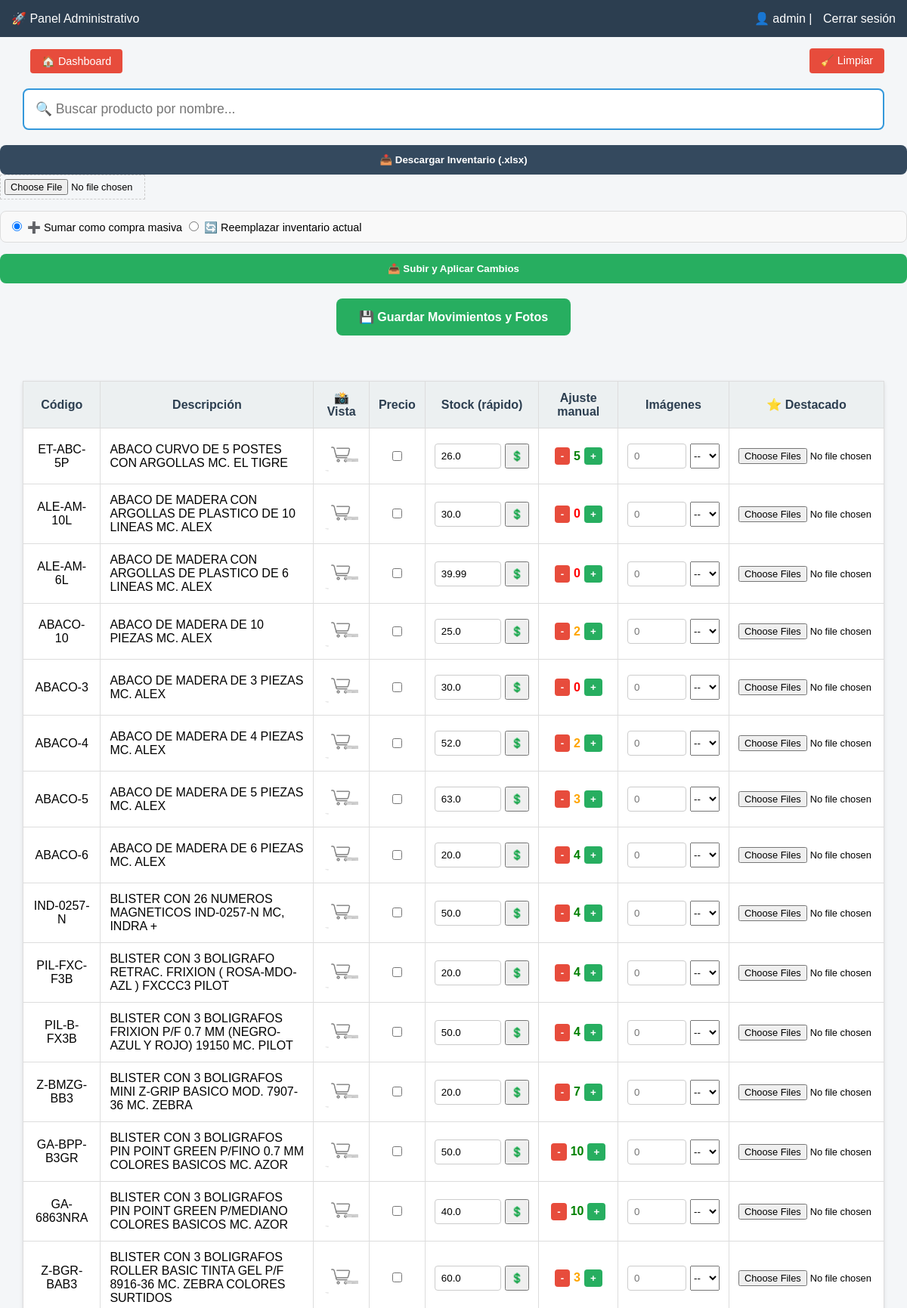
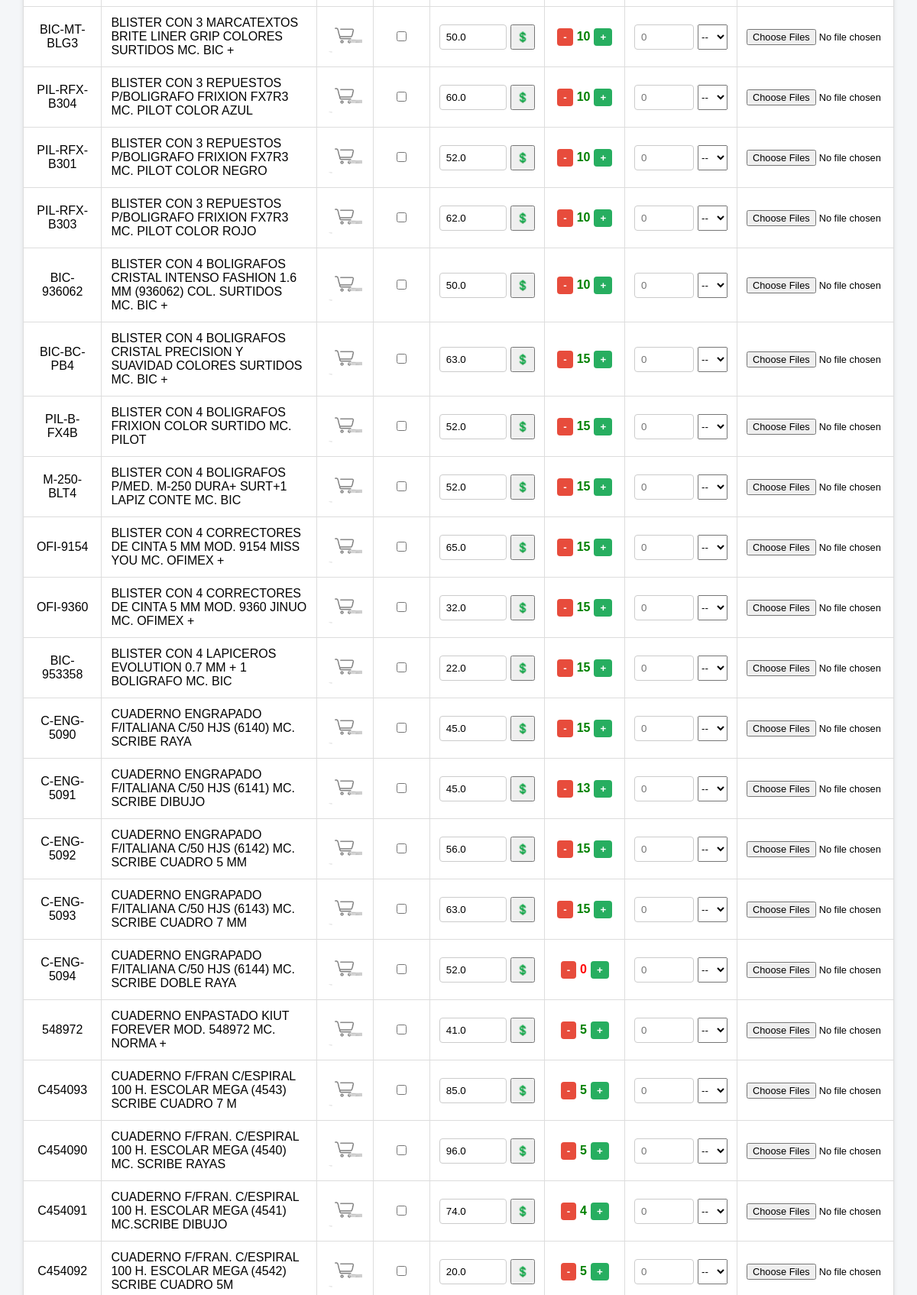
The page /admin/productos (signed in, upper part) on the database its author committed (2 pictures, top to bottom).
### tables this page shows
CREATE TABLE DATOS_PAPELERIA (
            id INTEGER PRIMARY KEY AUTOINCREMENT,
            codigo TEXT UNIQUE,
            descripcion TEXT,
            inventario INTEGER DEFAULT 0,
            precio REAL
        , destacado INTEGER DEFAULT 0);

### app.py (the view, shortened to what this page needs)
@app.route("/admin/productos", methods=["GET", "POST"])
@login_required
def admin_productos():
    conn = get_db_connection()
    productos = conn.execute("SELECT * FROM DATOS_PAPELERIA ORDER BY descripcion").fetchall()
    conn.close()
    return render_template("admin_productos.html", productos=productos)

### app.py (called while the page is built)
def get_db_connection():
    conn = sqlite3.connect(DB_PATH)
    conn.row_factory = sqlite3.Row
    return conn

def login_required(f):
    @wraps(f)
    def decorated_function(*args, **kwargs):
        if not session.get("admin_logueado"):
            return redirect(url_for("admin_login"))
        return f(*args, **kwargs)
    return decorated_function

@app.context_processor
def inject_config():
    try:
        conn = get_db_connection()
        conn.row_factory = sqlite3.Row
        config = conn.execute("SELECT * FROM configuracion WHERE id = 1").fetchone()
        conn.close()
        if config:
            return {'config': config}
        else:
            return {'config': {'nombre_negocio': 'papeleria', 'logo': 'logo.png'}}
    except Exception as e:
        print(f"Error en inject_config: {e}")
        return {'config': {}}

### templates/admin_productos.html (shortened to what this page needs)
<!DOCTYPE html>
<html lang="es">
<head>
</head>
<body>
<div class="header">
    <div>🚀 Panel Administrativo </div>
    <div>
        {% if session.get('admin_logueado') %}
            <span>👤 {{ session.get('admin_usuario') }} | </span>
            <a href="{{ url_for('admin_logout') }}">Cerrar sesión</a>
        {% endif %}
    </div>
</div>
<div class="top-nav">
    <div class="nav-left">
        <a href="{{ url_for('admin_dashboard') }}">🏠 Dashboard</a>
    </div>
    <a href="{{ url_for('ruta_limpiar_imagenes') }}"
       onclick="return confirm('¿Seguro? Se borrarán fotos sin uso.')">
       🧹 Limpiar
    </a>
</div>
<div style="width: 95%; margin: 20px auto;">
    <input type="text" id="buscador" onkeyup="filtrarProductos()" placeholder="🔍 Buscar producto por nombre..."
           style="width: 100%; padding: 15px; font-size: 1.1rem; border: 2px solid #3498db; border-radius: 8px; box-sizing: border-box;">
</div>
<button onclick="window.open('/admin/exportar_excel', '_blank')"
    style="background-color: #34495e; color: white; padding: 12px; border-radius: 8px; font-weight: bold; cursor: pointer; width: 100%; border: none;">
    📥 Descargar Inventario (.xlsx)
</button>
    <form action="{{ url_for('importar_excel') }}" method="POST" enctype="multipart/form-data">
        <input type="file" name="archivo_excel" accept=".xlsx, .xls" required style="width: 100%; margin-bottom: 15px; padding: 5px; border: 1px dashed #ccc;">
        <div style="background: #f9f9f9; padding: 10px; border-radius: 8px; margin-bottom: 15px; border: 1px solid #ddd; font-size: 0.9rem;">
            <label><input type="radio" name="modo_carga" value="sumar" checked> ➕ Sumar como compra masiva</label>
            <label><input type="radio" name="modo_carga" value="reemplazar"> 🔄 Reemplazar inventario actual</label>
        </div>
        <button type="submit" style="width: 100%; background-color: #27ae60; color: white; padding: 12px; border: none; border-radius: 8px; font-weight: bold; cursor: pointer;">📤 Subir y Aplicar Cambios</button>
    </form>
<form method="POST" action="{{ url_for('admin_productos') }}" enctype="multipart/form-data">
<table>
    <thead>
        <tr>
            <th>Código</th>
            <th>Descripción</th>
            <th>📸 Vista</th>
            <th>Precio</th>
            <th>Stock (rápido)</th>
            <th>Ajuste manual</th>
            <th>Imágenes</th>
            <th>⭐ Destacado</th>
        </tr>
    </thead>
<tbody id="tabla-productos">
    {% for p in productos %}
    <tr class="fila-producto">
        <td>
            {{ p.codigo }}
        </td>
        <td class="nombre-producto" style="text-align:left;">{{ p.descripcion }}</td>
        <td>
            {% if p.imagen %}
                {% set imagenes = p.imagen.split(',') %}
                {% for img in imagenes %}
                <div style="margin-bottom:5px; display: inline-block; text-align: center; margin-right: 5px;">
                    <a href="{{ url_for('static', filename='uploads/' + img.strip()) }}" target="_blank">
                        <img src="{{ url_for('static', filename='uploads/' + img.strip()) }}"
                             style="width:45px; height:45px; object-fit:cover; border-radius:5px; border: 1px solid #ddd;">
                    </a><br>
                    <a href="{{ url_for('eliminar_imagen', codigo=p.codigo, img=img.strip()) }}"
                       onclick="return confirm('¿Eliminar esta imagen?')"
                       style="color:red; font-size:0.7rem; text-decoration: none;">❌</a>
                </div>
                {% endfor %}
            {% else %}
                <img src="{{ url_for('static', filename='productos/default.jpg') }}"
                     style="width:45px; height:45px; object-fit:cover; border-radius:5px; opacity: 0.6;">
            {% endif %}
        </td>
        <td>
    <input type="checkbox" name="destacado_{{ p.codigo }}"
    {% if p.destacado == 1 %}checked{% endif %}>
</td>
        <td>
            <div style="display:flex; gap:5px; justify-content:center;">
                <input type="number" step="0.01" id="precio_{{ p.codigo }}" value="{{ p.precio }}" style="width:70px;">
                <button type="button" onclick="actualizarPrecio('{{ p.codigo }}')">💲</button>
            </div>
        </td>
        <td>
            <div style="display:flex; align-items:center; justify-content:center; gap:5px;">
                <button type="button" class="btn-ajuste menos" onclick="ajustarInventario('{{ p.codigo }}', -1)">-</button>
                {% if p.inventario <= 0 %}
                    <span style="color:red; font-weight:bold;">{{ p.inventario }}</span>
                {% elif p.inventario <= 3 %}
                    <span style="color:orange; font-weight:bold;">{{ p.inventario }}</span>
                {% else %}
                    <span style="color:green; font-weight:bold;">{{ p.inventario }}</span>
                {% endif %}
                <button type="button" class="btn-ajuste mas" onclick="ajustarInventario('{{ p.codigo }}', 1)">+</button>
            </div>
        </td>
        <td>
            <div style="display:flex; gap:5px; justify-content:center;">
                <input type="number" name="inv_{{ p.codigo }}" placeholder="0" style="width:60px;">
                <select name="tipo_{{ p.codigo }}">
                    <option value="">--</option>
                </select>
            </div>
        </td>
        <td>
            <input type="file" name="imagenes_{{ p.codigo }}[]" multiple>
        </td>
    </tr>
    {% endfor %}
</tbody>
<div style="width:95%; margin:20px auto; text-align:center; padding-bottom: 40px;">
    <button type="submit" class="btn-registrar">💾 Guardar Movimientos y Fotos</button>
</div>
</form>
</body>
</html>

### templates/admin_productos.html (style rules this page uses)
body { font-family: Arial, sans-serif; background:#f4f6f8; margin:0; padding:0; }
.header { background:#2c3e50; color:white; padding:15px; display:flex; justify-content:space-between; align-items:center; }
.header a { color:white; text-decoration:none; margin-left:10px; }
table { width:95%; margin:20px auto; border-collapse: collapse; background:white; box-shadow: 0 2px 5px rgba(0,0,0,0.1); }
th, td { border:1px solid #ddd; padding:12px; text-align:center; }
th { background:#ecf0f1; color: #2c3e50; }
input[type="number"] { width:80px; padding:8px; border: 1px solid #ccc; border-radius: 4px; }
.btn-registrar { padding:15px 30px; border:none; border-radius:8px; cursor:pointer; background:#27ae60; color:white; font-weight:bold; font-size: 1rem; }
.top-nav { width: 95%; margin: 15px auto; display: flex; justify-content: space-between; align-items: center; }
.top-nav a { margin-left:10px; text-decoration:none; padding:8px 15px; border-radius:4px; background:#e74c3c; color:white; font-size: 0.9rem; }
input[type="file"] { font-size: 0.8rem; max-width: 180px; }
.btn-ajuste { padding: 4px 8px; border: none; border-radius: 4px; cursor: pointer; font-weight: bold; }
.btn-ajuste.mas { background: #27ae60; color:white; }
.btn-ajuste.menos { background: #e74c3c; color:white; }

### rows shown on the page
DATOS_PAPELERIA: codigo "ET-ABC-5P", descripcion "ABACO CURVO DE 5 POSTES CON ARGOLLAS MC. EL TIGRE", precio "26.0", inventario "5"
DATOS_PAPELERIA: codigo "ALE-AM-10L", descripcion "ABACO DE MADERA CON ARGOLLAS DE PLASTICO DE 10 LINEAS MC. ALEX", precio "30.0", inventario "0"
DATOS_PAPELERIA: codigo "ALE-AM-6L", descripcion "ABACO DE MADERA CON ARGOLLAS DE PLASTICO DE 6 LINEAS MC. ALEX", precio "39.99", inventario "0"
DATOS_PAPELERIA: codigo "ABACO-10", descripcion "ABACO DE MADERA DE 10 PIEZAS MC. ALEX", precio "25.0", inventario "2"
DATOS_PAPELERIA: codigo "ABACO-3", descripcion "ABACO DE MADERA DE 3 PIEZAS MC. ALEX", precio "30.0", inventario "0"
DATOS_PAPELERIA: codigo "ABACO-4", descripcion "ABACO DE MADERA DE 4 PIEZAS MC. ALEX", precio "52.0", inventario "2"
DATOS_PAPELERIA: codigo "ABACO-5", descripcion "ABACO DE MADERA DE 5 PIEZAS MC. ALEX", precio "63.0", inventario "3"
DATOS_PAPELERIA: codigo "ABACO-6", descripcion "ABACO DE MADERA DE 6 PIEZAS MC. ALEX", precio "20.0", inventario "4"
DATOS_PAPELERIA: codigo "IND-0257-N", descripcion "BLISTER CON 26 NUMEROS MAGNETICOS IND-0257-N MC, INDRA +", precio "50.0", inventario "4"
DATOS_PAPELERIA: codigo "PIL-FXC-F3B", descripcion "BLISTER CON 3 BOLIGRAFO RETRAC. FRIXION ( ROSA-MDO-AZL ) FXCCC3 PILOT", precio "20.0", inventario "4"
DATOS_PAPELERIA: codigo "PIL-B-FX3B", descripcion "BLISTER CON 3 BOLIGRAFOS FRIXION P/F 0.7 MM (NEGRO-AZUL Y ROJO) 19150 MC. PILOT", precio "50.0", inventario "4"
DATOS_PAPELERIA: codigo "Z-BMZG-BB3", descripcion "BLISTER CON 3 BOLIGRAFOS MINI Z-GRIP BASICO MOD. 7907-36 MC. ZEBRA", precio "20.0", inventario "7"
DATOS_PAPELERIA: codigo "GA-BPP-B3GR", descripcion "BLISTER CON 3 BOLIGRAFOS PIN POINT GREEN P/FINO 0.7 MM COLORES BASICOS MC. AZOR", precio "50.0", inventario "10"
DATOS_PAPELERIA: codigo "GA-6863NRA", descripcion "BLISTER CON 3 BOLIGRAFOS PIN POINT GREEN P/MEDIANO COLORES BASICOS MC. AZOR", precio "40.0", inventario "10"
DATOS_PAPELERIA: codigo "Z-BGR-BAB3", descripcion "BLISTER CON 3 BOLIGRAFOS ROLLER BASIC TINTA GEL P/F 8916-36 MC. ZEBRA COLORES SURTIDOS", precio "60.0", inventario "3"
DATOS_PAPELERIA: codigo "BIC-MT-BLG3", descripcion "BLISTER CON 3 MARCATEXTOS BRITE LINER GRIP COLORES SURTIDOS MC. BIC +", precio "50.0", inventario "10"
DATOS_PAPELERIA: codigo "PIL-RFX-B304", descripcion "BLISTER CON 3 REPUESTOS P/BOLIGRAFO FRIXION FX7R3 MC. PILOT COLOR AZUL", precio "60.0", inventario "10"
DATOS_PAPELERIA: codigo "PIL-RFX-B301", descripcion "BLISTER CON 3 REPUESTOS P/BOLIGRAFO FRIXION FX7R3 MC. PILOT COLOR NEGRO", precio "52.0", inventario "10"
DATOS_PAPELERIA: codigo "PIL-RFX-B303", descripcion "BLISTER CON 3 REPUESTOS P/BOLIGRAFO FRIXION FX7R3 MC. PILOT COLOR ROJO", precio "62.0", inventario "10"
DATOS_PAPELERIA: codigo "BIC-936062", descripcion "BLISTER CON 4 BOLIGRAFOS CRISTAL INTENSO FASHION 1.6 MM (936062) COL. SURTIDOS MC. BIC +", precio "50.0", inventario "10"
DATOS_PAPELERIA: codigo "BIC-BC-PB4", descripcion "BLISTER CON 4 BOLIGRAFOS CRISTAL PRECISION Y SUAVIDAD COLORES SURTIDOS MC. BIC +", precio "63.0", inventario "15"
DATOS_PAPELERIA: codigo "PIL-B-FX4B", descripcion "BLISTER CON 4 BOLIGRAFOS FRIXION COLOR SURTIDO MC. PILOT", precio "52.0", inventario "15"
DATOS_PAPELERIA: codigo "M-250-BLT4", descripcion "BLISTER CON 4 BOLIGRAFOS P/MED. M-250 DURA+ SURT+1 LAPIZ CONTE MC. BIC", precio "52.0", inventario "15"
DATOS_PAPELERIA: codigo "OFI-9154", descripcion "BLISTER CON 4 CORRECTORES DE CINTA 5 MM MOD. 9154 MISS YOU MC. OFIMEX +", precio "65.0", inventario "15"
DATOS_PAPELERIA: codigo "OFI-9360", descripcion "BLISTER CON 4 CORRECTORES DE CINTA 5 MM MOD. 9360 JINUO MC. OFIMEX +", precio "32.0", inventario "15"
DATOS_PAPELERIA: codigo "BIC-953358", descripcion "BLISTER CON 4 LAPICEROS EVOLUTION 0.7 MM + 1 BOLIGRAFO MC. BIC", precio "22.0", inventario "15"
DATOS_PAPELERIA: codigo "C-ENG-5090", descripcion "CUADERNO ENGRAPADO F/ITALIANA C/50 HJS (6140) MC. SCRIBE RAYA", precio "45.0", inventario "15"
DATOS_PAPELERIA: codigo "C-ENG-5091", descripcion "CUADERNO ENGRAPADO F/ITALIANA C/50 HJS (6141) MC. SCRIBE DIBUJO", precio "45.0", inventario "13"
DATOS_PAPELERIA: codigo "C-ENG-5092", descripcion "CUADERNO ENGRAPADO F/ITALIANA C/50 HJS (6142) MC. SCRIBE CUADRO 5 MM", precio "56.0", inventario "15"
DATOS_PAPELERIA: codigo "C-ENG-5093", descripcion "CUADERNO ENGRAPADO F/ITALIANA C/50 HJS (6143) MC. SCRIBE CUADRO 7 MM", precio "63.0", inventario "15"
DATOS_PAPELERIA: codigo "C-ENG-5094", descripcion "CUADERNO ENGRAPADO F/ITALIANA C/50 HJS (6144) MC. SCRIBE DOBLE RAYA", precio "52.0", inventario "0"
DATOS_PAPELERIA: codigo "548972", descripcion "CUADERNO ENPASTADO KIUT FOREVER MOD. 548972 MC. NORMA +", precio "41.0", inventario "5"
DATOS_PAPELERIA: codigo "C454093", descripcion "CUADERNO F/FRAN C/ESPIRAL 100 H. ESCOLAR MEGA (4543) SCRIBE CUADRO 7 M", precio "85.0", inventario "5"
DATOS_PAPELERIA: codigo "C454090", descripcion "CUADERNO F/FRAN. C/ESPIRAL 100 H. ESCOLAR MEGA (4540) MC. SCRIBE RAYAS", precio "96.0", inventario "5"
DATOS_PAPELERIA: codigo "C454091", descripcion "CUADERNO F/FRAN. C/ESPIRAL 100 H. ESCOLAR MEGA (4541) MC.SCRIBE DIBUJO", precio "74.0", inventario "4"
DATOS_PAPELERIA: codigo "C454092", descripcion "CUADERNO F/FRAN. C/ESPIRAL 100 H. ESCOLAR MEGA (4542) SCRIBE CUADRO 5M", precio "20.0", inventario "5"

### other values the page prints
{{ session.get('admin_usuario') }} "admin"
